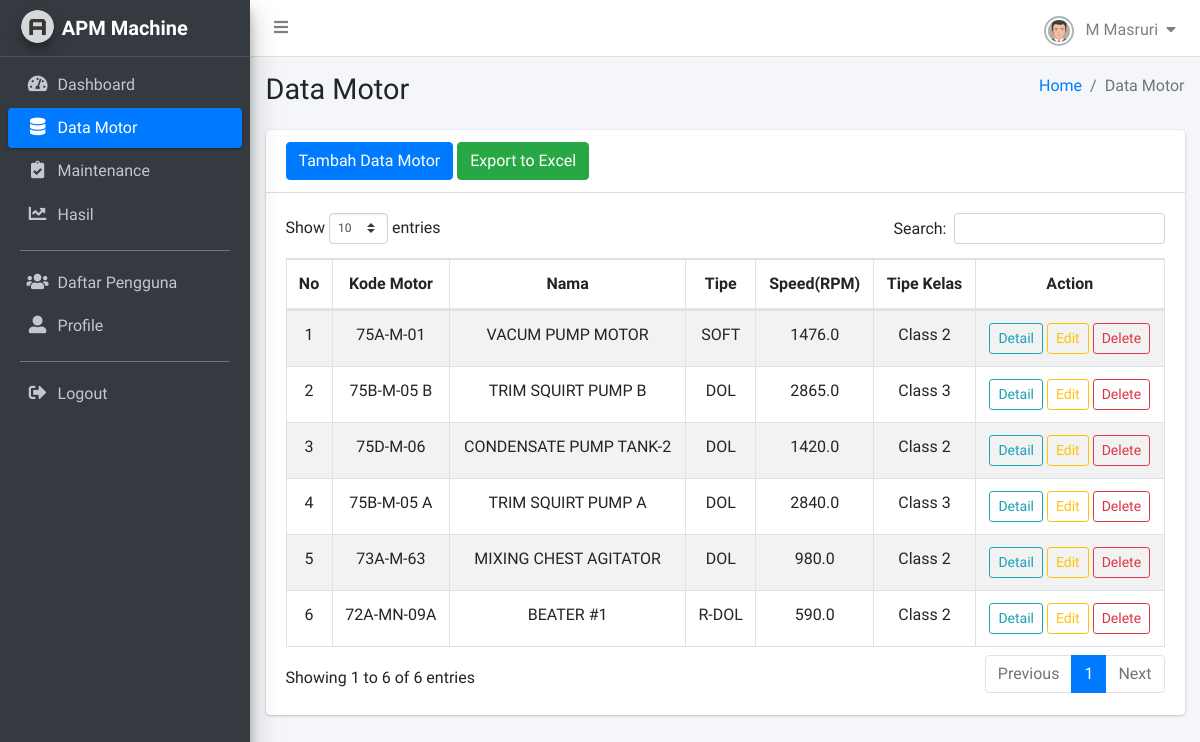
/apm-machine/data-motor/ (signed in), run on the app's committed database.
### monitoring/models.py (models this page shows, shortened)
class Motor(models.Model):
    tag_number = models.CharField(_("Tag No"), max_length=50, unique=True)
    name = models.CharField(_("Motor Name"), max_length=100, null=True, blank=True)
    output = models.FloatField(_("Output"), help_text='Daya dalam KW', null=True, blank=True)
    voltage = models.FloatField(_("Voltage"), help_text='Tegangan dalam Volt', null=True, blank=True)
    starter_type = models.CharField(_("Starter Type"), max_length=50, null=True, blank=True)
    set_ol = models.FloatField(_("SET OL"), null=True, blank=True)
    input = models.FloatField(_("Input"), help_text='Arus dalam Ampere', null=True, blank=True)
    speed = models.FloatField(_("Speed"), help_text='RPM', null=True, blank=True)
    frek = models.FloatField(_("FREK/WEN/CY/HZ"), null=True, blank=True)
    frame = models.CharField(_("Frame"), max_length=50, null=True, blank=True)
    foundation_type = models.CharField(_("Fondation Type"), max_length=50, help_text='Rigid atau Flexible', null=True, blank=True)
    class_type = models.CharField(_("Class Type"), max_length=50, help_text='Kelas 2 atau 3', null=True, blank=True)
    created_at = models.DateTimeField(auto_now_add=True, verbose_name="Dibuat Pada")
    class Meta:
        verbose_name = "Motor"
        verbose_name_plural = "Daftar Motor"

### monitoring/views/motors.py (the view)
# urls.py: path('data-motor/', data_motor, name='data_motor'),
@login_required(login_url='login')
def data_motor(request):
    motors = Motor.objects.all().order_by('-created_at')
    context = {
        'motors': motors
    }
    return render(request, 'tables/data_motor.html', context)

### templates/tables/data_motor.html (shortened to what this page needs)
{% load static %}
<!DOCTYPE html>
<html lang="en">
<head>
    <link rel="stylesheet" href="{% static 'plugins/fontawesome-free/css/all.min.css' %}">
    <link rel='stylesheet' href='https://cdnjs.cloudflare.com/ajax/libs/font-awesome/4.0.3/css/font-awesome.css'>
    <link rel="stylesheet" href="{% static 'plugins/datatables-bs4/css/dataTables.bootstrap4.min.css' %}">
    <link rel="stylesheet" href="{% static 'plugins/datatables-responsive/css/responsive.bootstrap4.min.css' %}">
    <link rel="stylesheet" href="{% static 'plugins/sweetalert2-theme-bootstrap-4/bootstrap-4.min.css' %}">
    <link rel="stylesheet" href="{% static 'plugins/toastr/toastr.min.css' %}">
    <link rel="stylesheet" href="{% static 'dist/css/adminlte.min.css' %}">
</head>
<body class="hold-transition sidebar-mini layout-fixed layout-navbar-fixed">
    <div class="wrapper">
        {% include 'snippets/navbar.html' %}
        {% include 'snippets/sidebar.html' %}
        <div class="content-wrapper">
            <section class="content-header">
            <div class="container-fluid">
                <div class="row mb-2">
                <div class="col-sm-6">
                    <h1>Data Motor</h1>
                </div>
                <div class="col-sm-6">
                    <ol class="breadcrumb float-sm-right">
                    <li class="breadcrumb-item"><a href="#">Home</a></li>
                    <li class="breadcrumb-item active">Data Motor</li>
                    </ol>
                </div>
                </div>
            </div>
            </section>
            <section class="content">
                <div class="container-fluid">
                    <div class="row">
                    <div class="col-12">
                        <div class="card">
                            <div class="card-header">
                                <button type="button" class="btn btn-primary" data-toggle="modal" data-target="#tambahdatamotor">
                                Tambah Data Motor
                                </button>
                                <a href="{% url "export-motor-excel" %}" class="btn btn-success">
                                Export to Excel
                                </a>
                            </div>
                        <div class="card-body">
                            <table id="datamotor" class="table table-bordered table-striped text-center">
                            <thead>
                            <tr>
                                <th>No</th>
                                <th>Kode Motor</th>
                                <th>Nama</th>
                                <th>Tipe</th>
                                <th>Speed(RPM)</th>
                                <th>Tipe Kelas</th>
                                <th>Action</th>
                            </tr>
                            </thead>
                            <tbody>
                                {% for m in motors %}
                                <tr>
                                    <td>{{forloop.counter}}</td>
                                    <td>{{m.tag_number}}</td>
                                    <td>{{m.name}}</td>
                                    <td>{{m.starter_type}}</td>
                                    <td>{{m.speed}}</td>
                                    <td>{{m.class_type}}</td>
                                    <td>
                                        <button type="button" class="btn btn-outline-info btn-sm" data-toggle="modal" data-target="#detaildatamotor{{m.id}}"> Detail </button>
                                        <button type="button" class="btn btn-outline-warning btn-sm" data-toggle="modal" data-target="#editdatamotor{{m.id}}" >Edit</button>
                                        <button type="button" class="btn btn-outline-danger btn-sm" data-toggle="modal" data-target="#hapusdatamotor{{m.id}}">Delete</button>
                                    </td>
                                </tr>
                                {% endfor %}
                            </tbody>
                            </table>
                        </div>
                        </div>
                    </div>
                    </div>
                </div>
            </section>
        </div>
    </div>
</body>
</html>

### templates/snippets/navbar.html (shortened to what this page needs)
{% load static %}
<nav class="main-header navbar navbar-expand navbar-white navbar-light">
    <ul class="navbar-nav">
        <li class="nav-item">
            <a class="nav-link" data-widget="pushmenu" href="#" role="button">
                <i class="fas fa-bars"></i>
            </a>
        </li>
    </ul>
    <ul class="navbar-nav ml-auto">
        <li class="nav-item dropdown">
            <a class="nav-link" data-toggle="dropdown" href="#">
                <img class="img-circle img-bordered-sm" src="{% static 'dist/img/user.jpg' %}" alt="User Image" width="30" height="30">
                <span class="ml-2">{{ request.user.first_name }} {{ request.user.last_name }}</span>
                <i class="fas fa-caret-down ml-1"></i>
            </a>
        </li>
    </ul>
</nav>

### data on the page
Motor: tag_number "75A-M-01", name "VACUM PUMP MOTOR", starter_type "SOFT", speed "1476.0", class_type "Class 2"
Motor: tag_number "75B-M-05 B", name "TRIM SQUIRT PUMP B", starter_type "DOL", speed "2865.0", class_type "Class 3"
Motor: tag_number "75D-M-06", name "CONDENSATE PUMP TANK-2", starter_type "DOL", speed "1420.0", class_type "Class 2"
Motor: tag_number "75B-M-05 A", name "TRIM SQUIRT PUMP A", starter_type "DOL", speed "2840.0", class_type "Class 3"
Motor: tag_number "73A-M-63", name "MIXING CHEST AGITATOR", starter_type "DOL", speed "980.0", class_type "Class 2"
Motor: tag_number "72A-MN-09A", name "BEATER #1", starter_type "R-DOL", speed "590.0", class_type "Class 2"

### other printed values
{{ request.user.first_name }} "M"
{{ request.user.last_name }} "Masruri"
